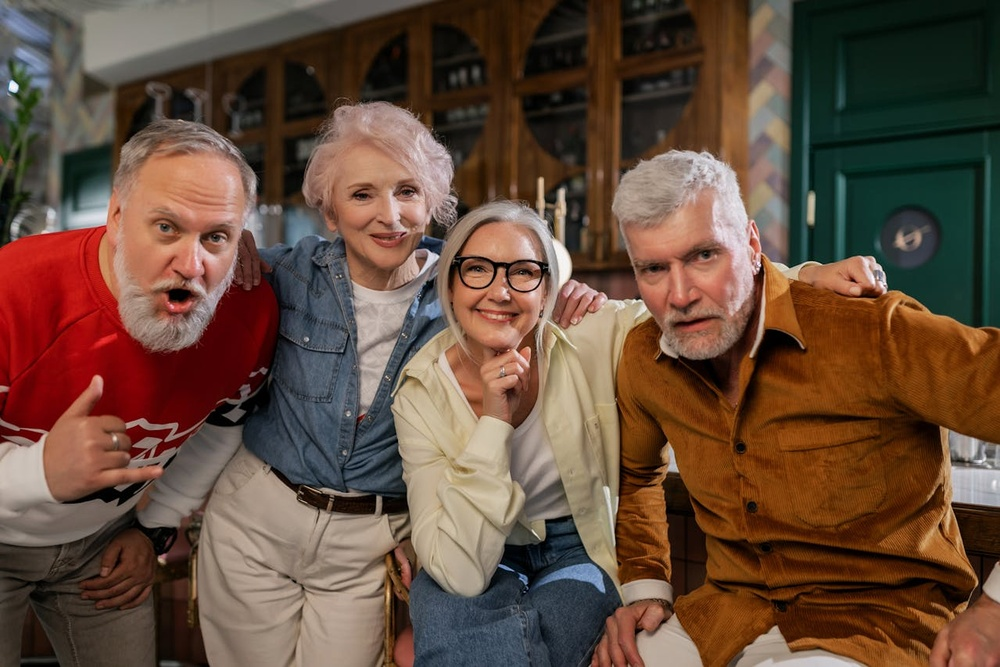
#> input picture archivo/personas_mayores.jpg, 1000 x 667 px, shrunk from 1279 x 853 before the run
$ python 10-sonrisa.py
#> lines starting #> are read from the running program, lines starting #| are printed output that depends on the picture; after the words box and inside, x2 and y2 are one past the last pixel; in counts of white or black regions, pixels touching at a corner belong together
import cv2

# 1. Cargamos ambos clasificadores (Rostros y Sonrisas)
face_cascade = cv2.CascadeClassifier(cv2.data.haarcascades + 'haarcascade_frontalface_default.xml')
smile_cascade = cv2.CascadeClassifier(cv2.data.haarcascades + 'haarcascade_smile.xml')

# 2. Leer la imagen y pasarla a gris
img = cv2.imread('../archivo/personas_mayores.jpg')
#> img is the input picture: shape (667, 1000, 3); mean B, G, R 60.2, 75.6, 101.5
gris = cv2.cvtColor(img, cv2.COLOR_BGR2GRAY)
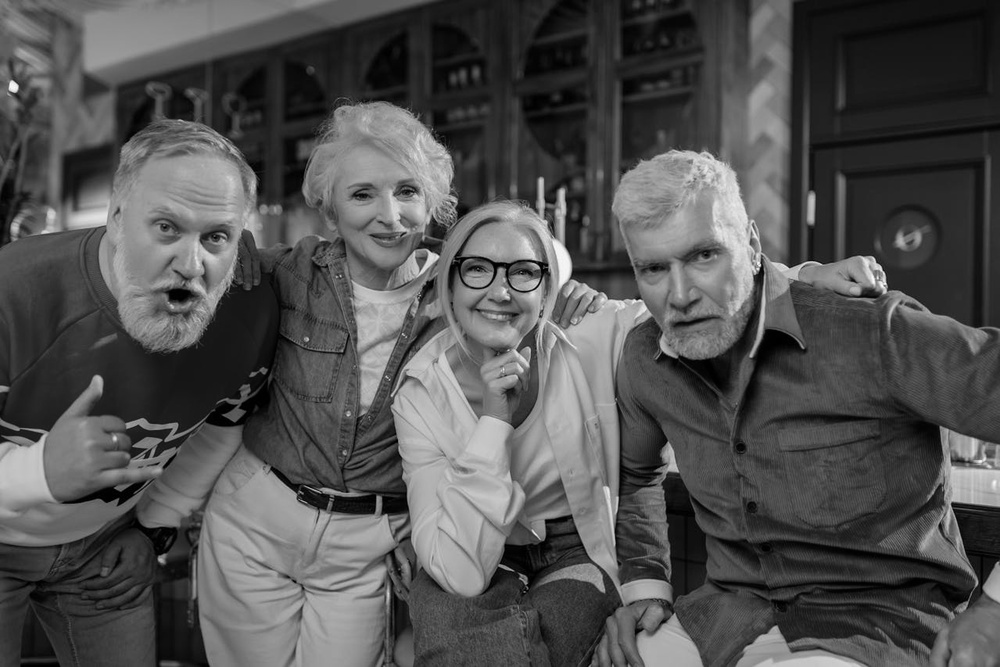
#> gris: shape (667, 1000); min 0, max 252, mean 81.6

# 3. Detectar rostros primero (Filtro estricto para evitar errores)
rostros = face_cascade.detectMultiScale(gris, scaleFactor=1.1, minNeighbors=8, minSize=(70, 70))
#> rostros = [[441, 221, 126, 126], [611, 208, 142, 142], [328, 146, 123, 123], [104, 167, 168, 168]]

for (x, y, w, h) in rostros:
    # Dibujamos el rectángulo AZUL para el rostro
    cv2.rectangle(img, (x, y), (x+w, y+h), (255, 0, 0), 2)
    cv2.putText(img, 'Rostro', (x, y-10), cv2.FONT_HERSHEY_SIMPLEX, 0.6, (255, 0, 0), 2)

    # --- AQUÍ ESTÁ EL TRUCO: Definimos la Región de Interés (ROI) ---
    # Recortamos el rostro en la imagen gris (para la IA) y en la imagen a color (para dibujar)
    roi_gris = gris[y:y+h, x:x+w]
    roi_color = img[y:y+h, x:x+w]

    # 4. Buscamos la sonrisa SOLO dentro del cuadro del rostro
    # Nota: Usamos un minNeighbors alto (20 o más) porque las sonrisas fallan fácil
    sonrisas = smile_cascade.detectMultiScale(roi_gris, scaleFactor=1.5, minNeighbors=16, minSize=(25, 25))

    for (sx, sy, sw, sh) in sonrisas:
        # Dibujamos el rectángulo VERDE para la sonrisa
        # ¡Ojo! Dibujamos sobre 'roi_color' usando las coordenadas de la sonrisa (sx, sy)
        cv2.rectangle(roi_color, (sx, sy), (sx+sw, sy+sh), (0, 255, 0), 2)
        cv2.putText(roi_color, 'Feliz', (sx, sy-5), cv2.FONT_HERSHEY_SIMPLEX, 0.5, (0, 255, 0), 1)
#> this loop made 4 passes
#> (x, y, w, h, sonrisas) on pass 1: (441, 221, 126, 126, [[18, 74, 81, 40]])
#> pass 1, `roi_gris = gris[y:y+h, x:x+w]`:
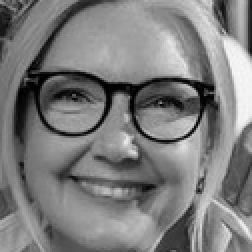
#> roi_gris: shape (126, 126) (shown 2 times larger); min 0, max 247, mean 125
#> pass 1, `roi_color = img[y:y+h, x:x+w]`:
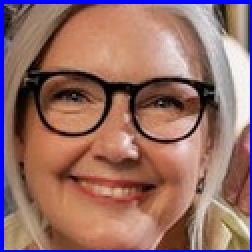
#> roi_color: shape (126, 126, 3) (shown 2 times larger); mean B, G, R 102.9, 109.8, 149.6
#> pass 2, `roi_color = img[y:y+h, x:x+w]`:
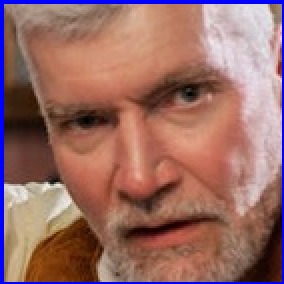
#> roi_color: shape (142, 142, 3) (shown 2 times larger); mean B, G, R 101.7, 108.5, 153.3
#> after the loop:
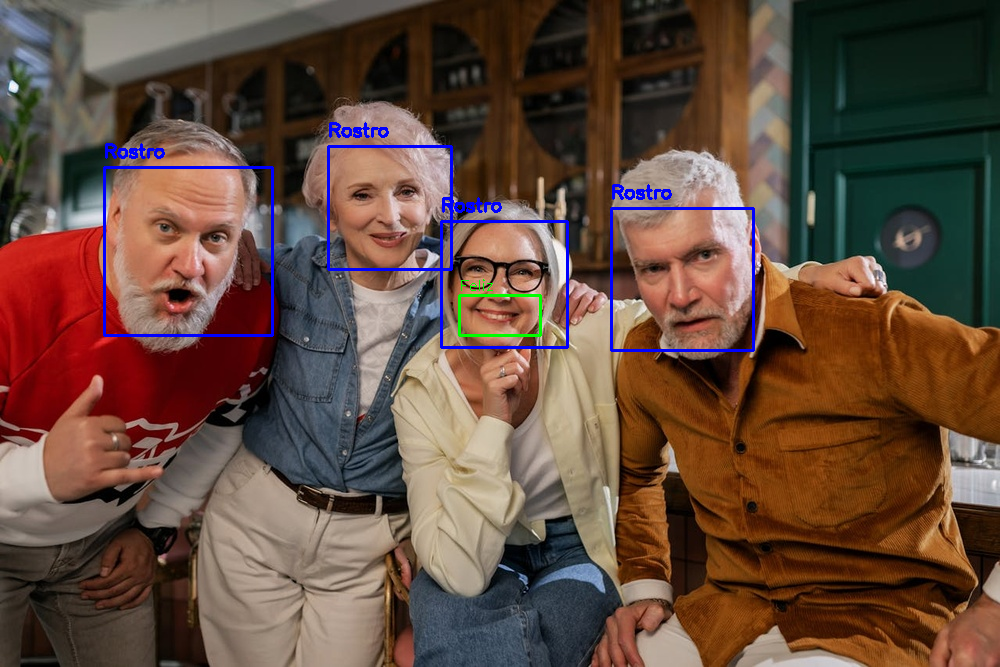
#> img: shape (667, 1000, 3); 1.4% of pixels changed, all inside (x1, y1, x2, y2) = (103, 122, 755, 352)
#> after the loop:
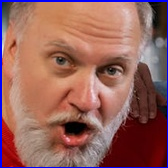
#> roi_color: shape (168, 168, 3); mean B, G, R 92.2, 98.4, 149.5
#> after the loop:
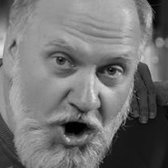
#> roi_gris: shape (168, 168); min 0, max 229, mean 115.5

# 5. Mostrar el resultado final
cv2.imshow('Detector de Felicidad Academico', img)
cv2.waitKey(0)
cv2.destroyAllWindows()

$ run again, with archivo/people.jpg copied over archivo/personas_mayores.jpg
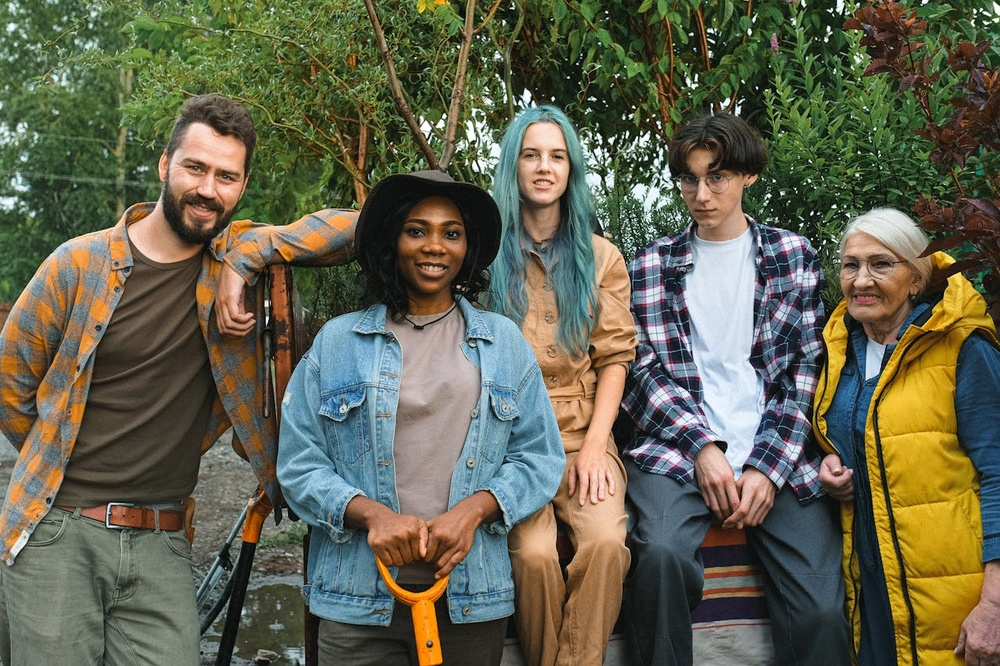
#> input picture archivo/people.jpg, 1000 x 666 px, shrunk from 1280 x 853 before the run
#> img is the input picture: shape (666, 1000, 3); mean B, G, R 78.6, 99.2, 99.3
#> `gris = cv2.cvtColor(img, cv2.COLOR_BGR2GRAY)`:
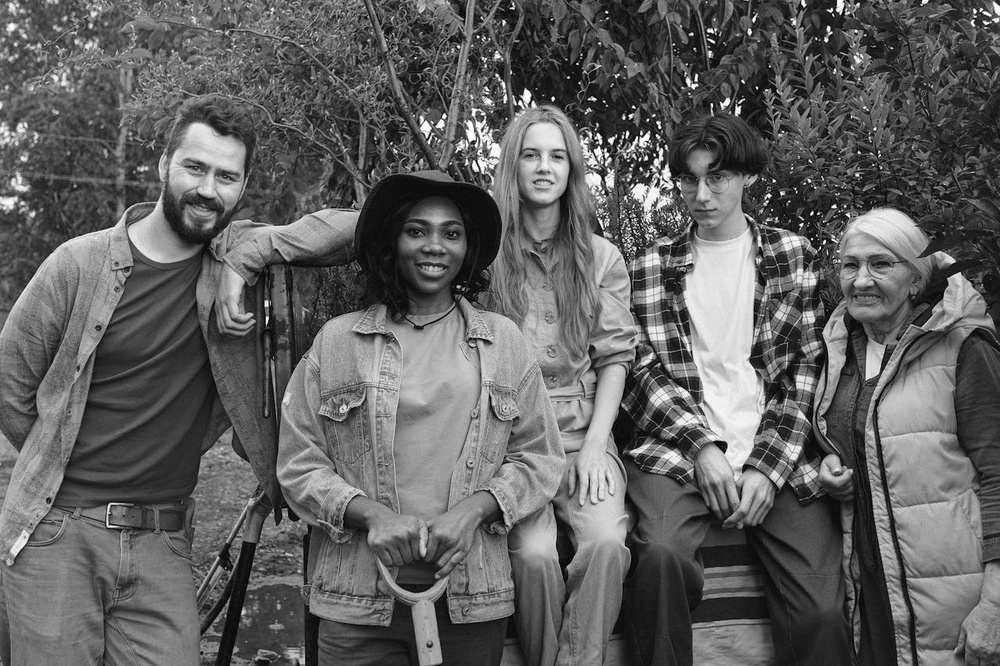
#> gris: shape (666, 1000); min 0, max 255, mean 96.9
#> rostros = [[503, 122, 82, 82], [391, 197, 87, 87], [821, 232, 87, 87], [159, 134, 99, 99]]
#> the loop `for (x, y, w, h) in rostros:` made 4 passes
#> after the loop `for (x, y, w, h) in rostros:`:
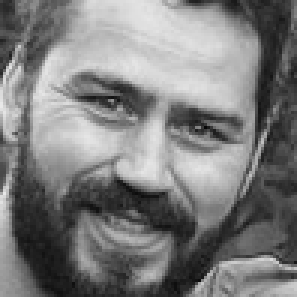
#> roi_gris: shape (99, 99) (shown 3 times larger); min 7, max 233, mean 124.8

$ run again, with archivo/personas.jpg copied over archivo/personas_mayores.jpg
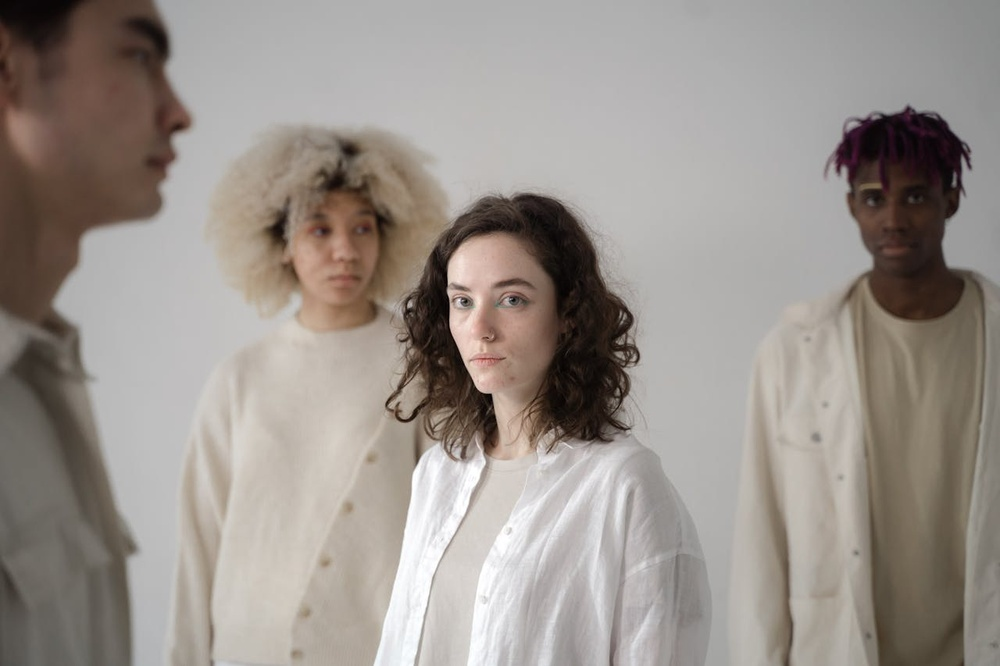
#> input picture archivo/personas.jpg, 1000 x 666 px, shrunk from 1280 x 853 before the run
#> img is the input picture: shape (666, 1000, 3); mean B, G, R 140.3, 146.4, 153.9
#> rostros = [[286, 190, 112, 112], [424, 248, 133, 133]]
#> the loop `for (x, y, w, h) in rostros:` made 2 passes
#> pass 1, `roi_color = img[y:y+h, x:x+w]`:
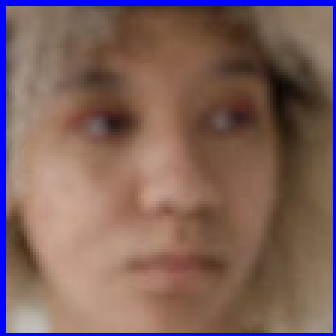
#> roi_color: shape (112, 112, 3) (shown 3 times larger); mean B, G, R 92.9, 97.8, 126.8
#> after the loop `for (x, y, w, h) in rostros:`:
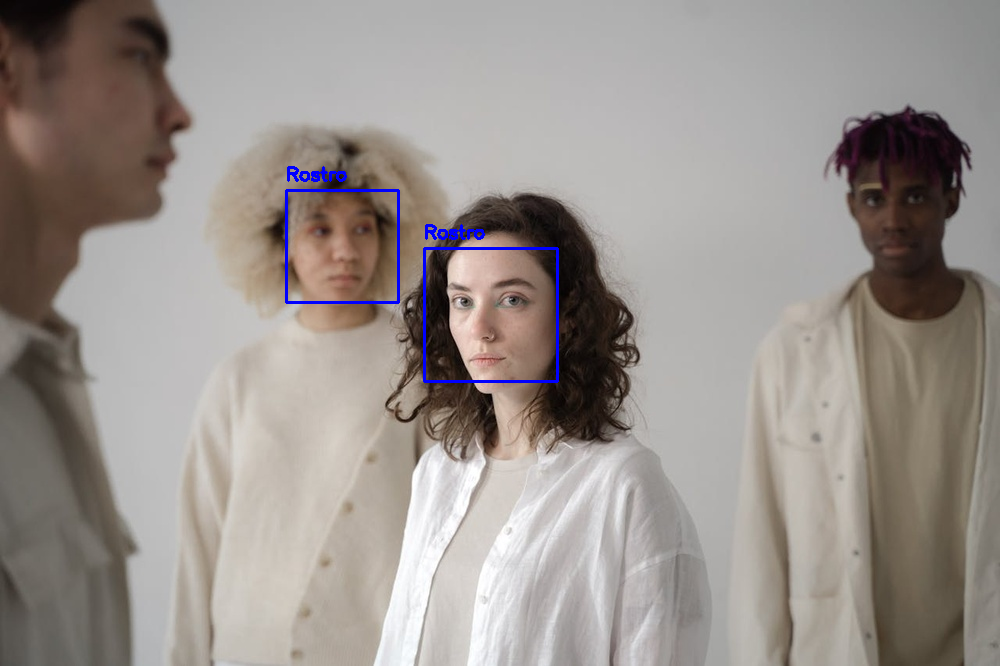
#> img: shape (666, 1000, 3); 0.58% of pixels changed, all inside (x1, y1, x2, y2) = (285, 166, 559, 383)
